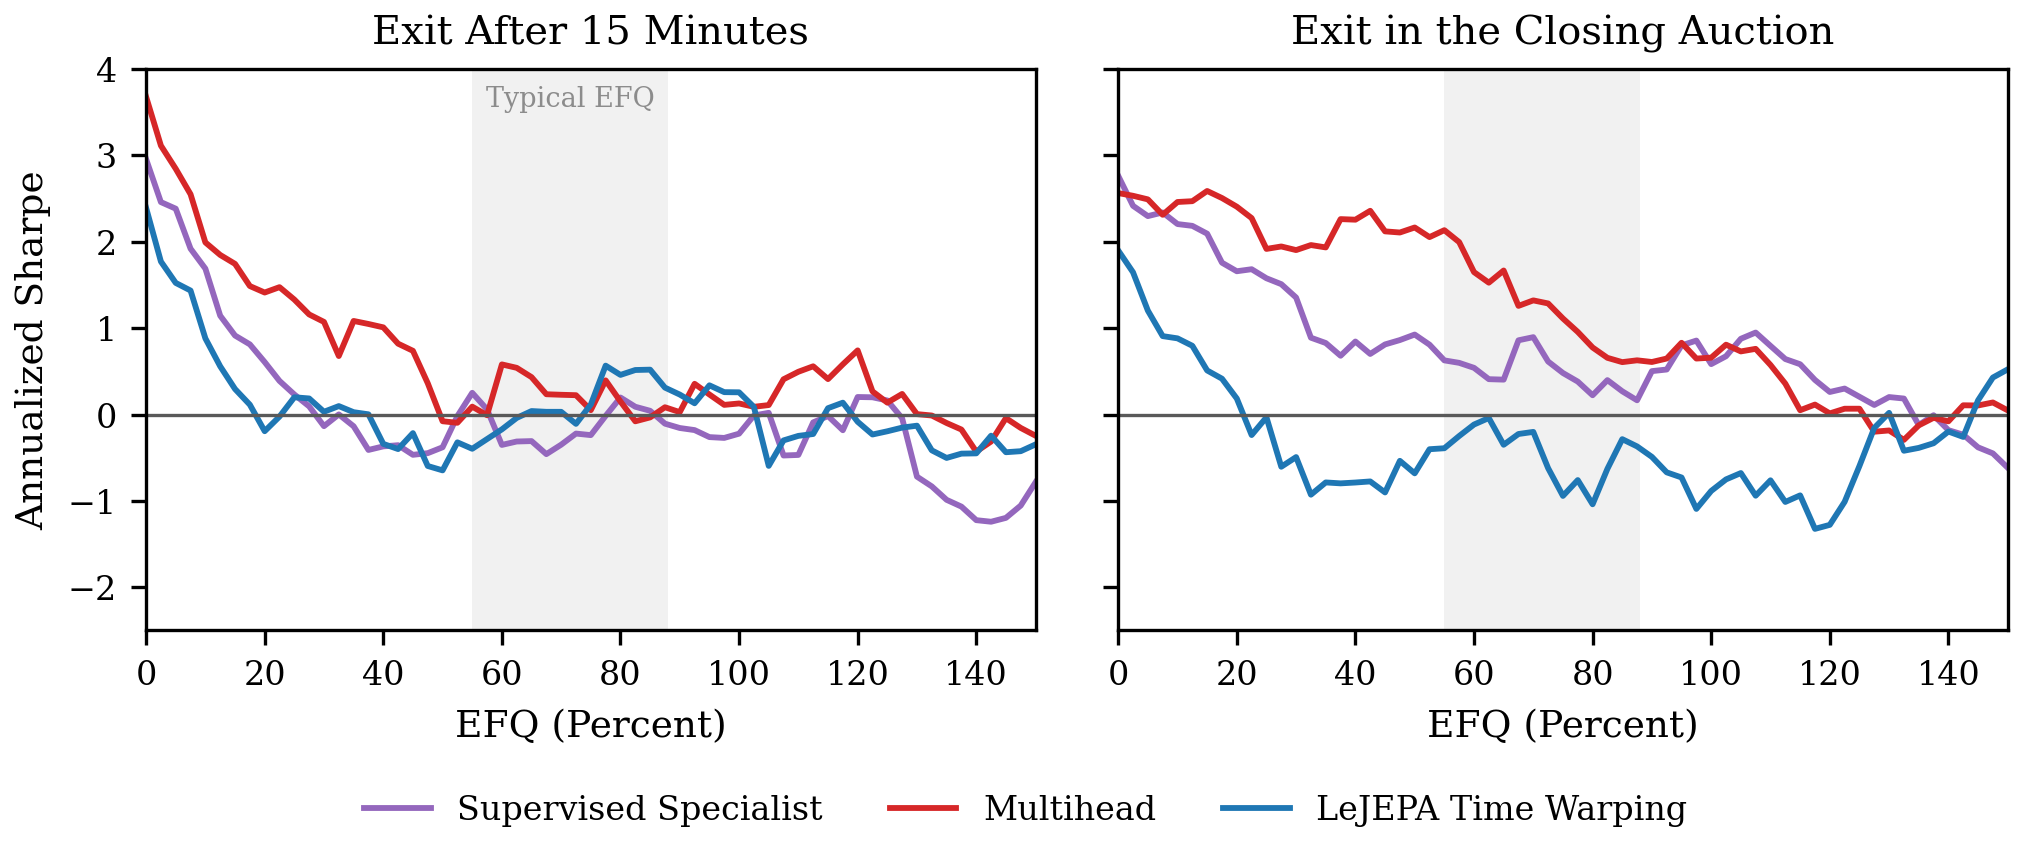

Write Python code to recreate this figure.
"""Annualized Sharpe against EFQ, for two exit rules.

THE FIGURE. Two panels sharing an axis. Left: enter at one anchor a day and
exit 15 minutes later, both legs marketable. Right: the same entry, held to
the closing auction and exited in the cross. In each, x is EFQ and y is the
annualized Sharpe, one line per model.

EFQ, FOLLOWING LEVY (2022). The effective half-spread actually paid over the
half-spread quoted when the order was sent, in percent: 0% is a midpoint
fill and 100% is paying the whole quoted spread. That trial routed real
orders and measured it -- 52% on buys and 55% on sells through direct market
access, 79% at NASDAQ and 88% at NYSE -- so the axis is a measured quantity
rather than an assumption this study invents. It is swept past 100% because
size and crowding both put EFQ there: see ``effective_half_spread``.

WHY IT IS THE RIGHT AXIS. Which fraction of the spread an order pays depends
on the venue and the size far more than on the forecast. Reporting one
Sharpe at one cost assumption invites an argument about the assumption;
reporting the curve hands the reader the assumption as an axis, so they can
locate their own execution and read off their own answer.

WHAT THE TWO PANELS ARE FOR. Both exits pay for the same entry, so the panels
isolate the holding period. The 15-minute exit collects 15 minutes of edge
and pays two marketable legs. The auction exit collects hours of edge and
pays one marketable leg plus a cheap cross. A quoted spread is paid per
ROUND TRIP, not per unit of time, so holding longer buys more edge against
roughly the same charge -- the right panel should break even at a much worse
execution quality than the left, and the gap between them is the size of
that effect.

THE SCALE OF THE EDGE IS NOT THE SCALE OF THE FORECAST. The cached forecast
is already in return units -- the probe predicts an empirical-uniform rank
and the adapter rescales it by an out-of-sample beta fit at 900 seconds. That
beta is right for a 15-minute hold and wrong for a hold to the bell, which is
a longer move, so each panel applies its OWN correction: the slope of that
panel's realized return on the forecast, fit per anchor on cross-sectionally
demeaned pairs with the evaluated month LEFT OUT. Demeaned because a pooled
raw regression conflates the market's move with the cross-sectional signal
and comes out negative on a forecast whose rank IC is positive; left out
because a threshold fit on the month it is scored in carries a lookahead.
The 15-minute correction lands near 1 when the stored beta is well
calibrated, which makes it a check as well as a rescaling.

Usage:
    uv run plots/ic_vs_sharpe/eq_curve.py --anchor 15300 --k 0.5
"""
from __future__ import annotations

import argparse
import json
import sys
from pathlib import Path

import matplotlib
matplotlib.use("Agg")
import matplotlib.pyplot as plt          # noqa: E402
import numpy as np                       # noqa: E402

ROOT = Path(__file__).resolve().parents[2]
sys.path.insert(0, str(ROOT))

sys.path.insert(0, str(ROOT / "plots"))

from stable_finance.costs import EFQ_INFORMED_RANGE                  # noqa: E402
from stable_finance.metrics import (                                 # noqa: E402
    sharpe_ratio,
    sharpe_vs_execution_quality,
)
from style import (COMPACT_RC_PARAMS, SERIES_STYLES, WIDTH_FULL,     # noqa: E402
                   add_bottom_legend, apply_style, save_figure)

from close_strategy import MAX_ABS_RETURN, demeaned, load_arm        # noqa: E402

#: Supervised return, supervised multi-head, and the reported LeJEPA arm, in
#: the colors those families carry paper-wide (``style.SERIES_STYLES``), so a
#: reader holding this beside probe_fit_breadth sees the same model in the
#: same hue. ``pair_warp_6mo`` is the pairing the paper reports -- it is what
#: ``probe_fit_breadth.py`` draws as ``LEJEPA_KEY`` -- NOT ``pair_rrc``,
#: which is only the control in the augmentation ablation, and no longer
#: ``pair_k2ind``, which some older comments still call the standard arm.
ARMS = {
    "sup_return_w8": ("Supervised Specialist",
                      SERIES_STYLES["supervised_return"]["color"]),
    "sup_multi_w8": ("Multihead", SERIES_STYLES["multihead"]["color"]),
    "pair_warp_6mo": ("LeJEPA Time Warping", SERIES_STYLES["lejepa"]["color"]),
}
MIN_NAMES_PER_LEG = 3
#: The auction leg's cost relative to a marketable intraday leg at the same
#: EFQ. The closing cross carries on the order of a thousand times a median
#: second's volume at a single price, so it is cheap -- but a strategy that
#: unwinds the same direction every day is part of the imbalance, so it is
#: not free, and the discount is a flag rather than a constant.
AUCTION_LEG = 0.25


def _usable(data, key, cap):
    return (np.isfinite(data["mu"]) & np.isfinite(data["spread"])
            & (data["spread"] > 0) & np.isfinite(data[key])
            & (np.abs(data[key]) <= cap))


def leave_one_out_slopes(months, anchors, key, cap):
    """Per-month slopes fit on every OTHER month.

    Pooling all months and then evaluating on them lets the threshold peek at
    the month it is being scored on. The accumulators are additive, so
    leaving a month out is a subtraction rather than a refit.
    """
    per_month = {}
    total_n = {a: 0.0 for a in anchors}
    total_d = {a: 0.0 for a in anchors}
    for data in months:
        num = {a: 0.0 for a in anchors}
        den = {a: 0.0 for a in anchors}
        usable = _usable(data, key, cap)
        x = demeaned(data["mu"], usable)
        y = demeaned(data[key], usable)
        for row in range(len(data["anchors"])):
            mask = usable[row]
            if mask.sum() < 20:
                continue
            anchor = int(data["anchors"][row])
            num[anchor] += float(x[row, mask] @ y[row, mask])
            den[anchor] += float(x[row, mask] @ x[row, mask])
        per_month[data["month"]] = (num, den)
        for a in anchors:
            total_n[a] += num[a]
            total_d[a] += den[a]
    out = {}
    for month, (num, den) in per_month.items():
        out[month] = {a: ((total_n[a] - num[a]) / (total_d[a] - den[a])
                          if total_d[a] - den[a] > 0 else np.nan)
                      for a in anchors}
    return out


def book(months, slopes, *, anchor, k, key, cap):
    """Per-day gross return and per-day turnover priced at the QUOTED spread.

    The caller multiplies the turnover by the legs it pays and by EFQ, so one
    book can be charged under any execution assumption. Every decision day is
    returned, flat days included, so series taken at different thresholds stay
    comparable and annualization stays honest.
    """
    gross_all, cost_all, names_all = [], [], []
    for data in months:
        rows = data["anchors"] == anchor
        if not rows.any():
            continue
        slope = slopes[data["month"]][anchor] if isinstance(slopes, dict) \
            and data["month"] in slopes else slopes
        if not np.isfinite(slope):
            continue
        usable = _usable(data, key, cap)[rows]
        mu, spread = data["mu"][rows], data["spread"][rows]
        realized = data[key][rows]
        edge = demeaned(mu, usable) * slope

        clears = usable & (np.abs(edge) > k * spread)
        side = np.sign(edge) * clears
        longs, shorts = (side > 0).sum(axis=1), (side < 0).sum(axis=1)
        traded = (longs >= MIN_NAMES_PER_LEG) & (shorts >= MIN_NAMES_PER_LEG)
        per_long = np.divide(1.0, longs, out=np.zeros(len(longs)), where=longs > 0)
        per_short = np.divide(1.0, shorts, out=np.zeros(len(shorts)), where=shorts > 0)
        weight = (np.where(side > 0, per_long[:, None], 0.0)
                  - np.where(side < 0, per_short[:, None], 0.0))
        weight = np.where(traded[:, None], weight, 0.0)

        # A day the rule declines to trade is a FLAT day, not an absent one:
        # the capital earned zero and must stay in the series. Keeping only
        # traded days would annualize a selective strategy as though it were
        # invested all year, and this rule sits out more as E/Q rises, so
        # dropping them would reward tightening with a free Sharpe.
        turnover = np.where(traded, (np.abs(weight)
                                     * np.nan_to_num(spread)).sum(axis=1), 0.0)
        gross_all.append(np.where(traded, (weight * np.nan_to_num(realized))
                                  .sum(axis=1), 0.0))
        cost_all.append(turnover)
        names_all.append(np.where(traded, np.abs(side).sum(axis=1), 0.0))
    if not gross_all:
        return None
    # Per DAY, not averaged: the caller needs both the typical book size and
    # how often the rule traded at all.
    return (np.concatenate(gross_all), np.concatenate(cost_all),
            np.concatenate(names_all))


def adaptive_curve(months, slopes, *, anchor, grid, key, cap, legs, tau,
                   periods_per_year=252.0):
    """Sharpe across E/Q when the threshold is the cost actually paid.

    A fixed threshold ``|edge| > k * quoted`` is a free parameter, and the
    reported break-even moves a long way with it -- which makes choosing one
    an invitation to choose the flattering one. The threshold a trader would
    actually use is not fixed: it is the round trip they will actually be
    charged at their own execution quality,

        |edge| > tau * legs * EFQ * quoted half-spread

    so the rule tightens exactly as execution worsens and the parameter
    disappears into the axis. ``tau`` is what survives -- 1.0 is "trade when
    the edge covers the cost", and above 1 demands a margin on top.

    The selection now changes along the axis, so the curve is NOT linear in
    EFQ and cannot be produced from a single book: each point is re-run, and
    the break-even is found by interpolation rather than in closed form. At
    ``EFQ = 0`` the threshold is zero and everything eligible trades, which
    is the frictionless limit -- a midpoint fill, in Levy's units.
    """
    sharpe, names, active = [], [], []
    for ratio in grid:
        got = book(months, slopes, anchor=anchor, k=tau * legs * ratio,
                   key=key, cap=cap)
        if got is None:
            sharpe.append(np.nan)
            names.append(np.nan)
            active.append(np.nan)
            continue
        gross, turnover, held = got
        active.append(float((held > 0).mean()))
        held = float(held[held > 0].mean()) if (held > 0).any() else 0.0
        sharpe.append(sharpe_ratio(gross - legs * ratio * turnover,
                                   periods_per_year=periods_per_year))
        names.append(held)
    sharpe = np.asarray(sharpe, dtype=float)
    return (sharpe, np.asarray(names, dtype=float), np.asarray(active, dtype=float),
            _first_crossing(grid, sharpe))


def _first_crossing(grid, sharpe):
    """The EFQ where the curve first falls through zero, interpolated.

    Three outcomes, kept distinct because two of them are opposite findings.
    A finite value is the break-even. ``inf`` means the curve never falls
    through zero inside the swept range -- it is profitable at every
    execution quality measured, which is the STRONGEST result here and must
    not be reported as a missing one. ``nan`` means it started at or below
    zero and so has no break-even to find.
    """
    if not np.isfinite(sharpe[0]) or sharpe[0] <= 0:
        return float("nan")
    for index in range(1, len(sharpe)):
        left, right = sharpe[index - 1], sharpe[index]
        if np.isfinite(left) and np.isfinite(right) and left > 0 >= right:
            span = left - right
            if span <= 0:
                return float(grid[index])
            return float(grid[index - 1] + (grid[index] - grid[index - 1])
                         * left / span)
    return float("inf")


def main() -> None:
    parser = argparse.ArgumentParser()
    parser.add_argument("--arms", nargs="+", default=list(ARMS))
    parser.add_argument("--anchor", type=int, default=15300)
    parser.add_argument("--threshold", choices=("adaptive", "fixed"),
                        default="adaptive",
                        help="adaptive: require the edge to cover the round "
                             "trip actually paid at that EFQ, which removes "
                             "the free parameter; fixed: a constant multiple "
                             "of the quoted spread")
    parser.add_argument("--tau", type=float, default=1.0,
                        help="margin demanded over the cost, adaptive mode")
    parser.add_argument("--k", type=float, default=0.5,
                        help="threshold in quoted half-spreads, fixed mode")
    # Swept to 150%, past the 100% that is the whole quoted spread and the
    # right edge of Levy's own axis, because above 100% is a regime this
    # strategy would really be run in rather than an extrapolation: an order
    # bigger than the quoted depth walks the book, and a signal others are
    # also trading moves the quote away before the order completes. That is
    # the capacity question, entered from the cost side.
    parser.add_argument("--efq-max", type=float, default=1.5)
    # A fixed threshold keeps paying a cost it never agreed to and runs deep
    # negative; the adaptive rule stops trading instead, so it needs far less
    # room below zero.
    parser.add_argument("--y-min", type=float, default=None)
    parser.add_argument("--y-max", type=float, default=None)
    parser.add_argument("--out", default="plots/ic_vs_sharpe/efq_curve.png")
    parser.add_argument("--json-out", default="plots/metrics/efq_curve.json")
    args = parser.parse_args()
    if args.y_min is None:
        args.y_min = -2.5 if args.threshold == "adaptive" else -10.0
    if args.y_max is None:
        args.y_max = 4.0 if args.threshold == "adaptive" else 5.0

    # The adaptive rule re-selects at every point, so each one is its own
    # noisy estimate; a coarser grid is less jagged without hiding anything.
    grid = np.linspace(0.0, args.efq_max,
                       61 if args.threshold == "adaptive" else 121)
    # Left pays two marketable legs; right pays one plus the cheap cross.
    panels = [
        ("Exit After 15 Minutes", "realized_900", 0.05, 2.0),
        ("Exit in the Closing Auction", "realized", MAX_ABS_RETURN,
         1.0 + AUCTION_LEG),
    ]
    apply_style(extra=COMPACT_RC_PARAMS)
    figure, axes = plt.subplots(1, 2, figsize=(WIDTH_FULL, 2.9), sharey=True)
    summary = {}

    for arm in args.arms:
        label, colour = ARMS.get(arm, (arm, None))
        months = list(load_arm(arm))
        if not months:
            print(f"!! {arm}: no months")
            continue
        anchors = sorted({int(a) for d in months for a in d["anchors"]})
        summary[arm] = {}
        for axis, (title, key, cap, legs) in zip(axes, panels):
            slopes = leave_one_out_slopes(months, anchors, key, cap)
            if args.threshold == "adaptive":
                curve_sharpe, held, traded_rate, breakeven = adaptive_curve(
                    months, slopes, anchor=args.anchor, grid=grid, key=key,
                    cap=cap, legs=legs, tau=args.tau)
                if not np.isfinite(curve_sharpe).any():
                    continue
                eq, standard_error = grid, None
                gross_sharpe, names = float(curve_sharpe[0]), float(held[0])
                active_at = lambda r: float(np.interp(r, grid, traded_rate))
            else:
                got = book(months, slopes, anchor=args.anchor, k=args.k,
                           key=key, cap=cap)
                if got is None:
                    continue
                gross, turnover, per_day = got
                names = float(per_day[per_day > 0].mean()) if (per_day > 0).any() else 0.0
                curve = sharpe_vs_execution_quality(
                    gross, legs * turnover, efq_grid=grid)
                eq, curve_sharpe = curve.efq, curve.sharpe
                standard_error = curve.standard_error
                gross_sharpe, breakeven = curve.gross_sharpe, curve.breakeven
                active_at = lambda r: float("nan")
            # EFQ is a fraction internally, because it multiplies a spread;
            # it is DISPLAYED as a percent, which is how Levy (2022) and the
            # microstructure literature quote it.
            axis.plot(100.0 * eq, curve_sharpe, color=colour, lw=1.4,
                      label=label)
            if standard_error is not None:
                axis.fill_between(100.0 * eq,
                                  curve_sharpe - 1.96 * standard_error,
                                  curve_sharpe + 1.96 * standard_error,
                                  color=colour, alpha=0.16, lw=0)
            axis.set_title(title)
            at = lambda ratio: float(np.interp(ratio, eq, curve_sharpe))
            summary[arm][title] = {
                "threshold": args.threshold, "tau": args.tau,
                "frictionless_sharpe": gross_sharpe, "breakeven": breakeven,
                "names_frictionless": names,
                "sharpe_at_1": at(1.0), "sharpe_at_075": at(0.75),
                "days_traded_at_075": active_at(0.75),
                "days_traded_at_1": active_at(1.0),
            }
            mark = ("never" if np.isnan(breakeven)
                    else ">swept" if np.isinf(breakeven) else f"{breakeven:.2f}")
            print(f"{arm:16s} {title:28s} S(0) {gross_sharpe:+6.2f}  "
                  f"EFQ* {mark:>6s}  S(0.75) {at(0.75):+6.2f}  "
                  f"S(1.0) {at(1.0):+6.2f}  "
                  f"active@0.75 {active_at(0.75):5.0%}")

    # The band an INFORMED order is routed in, from Levy (2022): direct
    # market access to lit exchange. Drawn, not stated in a title -- the
    # caption carries what it is.
    low, high = EFQ_INFORMED_RANGE
    for axis in axes:
        axis.axvspan(100.0 * low, 100.0 * high, color="#999999", alpha=0.13,
                     lw=0, zorder=0)
        axis.axhline(0, color="0.35", lw=0.8)
        axis.set_xlabel("EFQ (Percent)")
        axis.set_xlim(0, 100.0 * args.efq_max)
        axis.set_ylim(args.y_min, args.y_max)
    axes[0].set_ylabel("Annualized Sharpe")
    # Labelled once, on the first panel a reader meets: the band is the same
    # in both, and repeating it reads as two different things.
    axes[0].annotate("Typical EFQ", xy=(50.0 * (low + high), args.y_max),
                     xytext=(0, -4), textcoords="offset points", ha="center",
                     va="top", fontsize=6.5, color="0.55")
    figure.tight_layout()
    add_bottom_legend(figure, ncol=len(args.arms))
    save_figure(figure, args.out)
    print(f"\nwrote {args.out}")
    if args.json_out:
        Path(args.json_out).write_text(json.dumps(summary, indent=2, default=float))
        print(f"wrote {args.json_out}")


if __name__ == "__main__":
    main()
